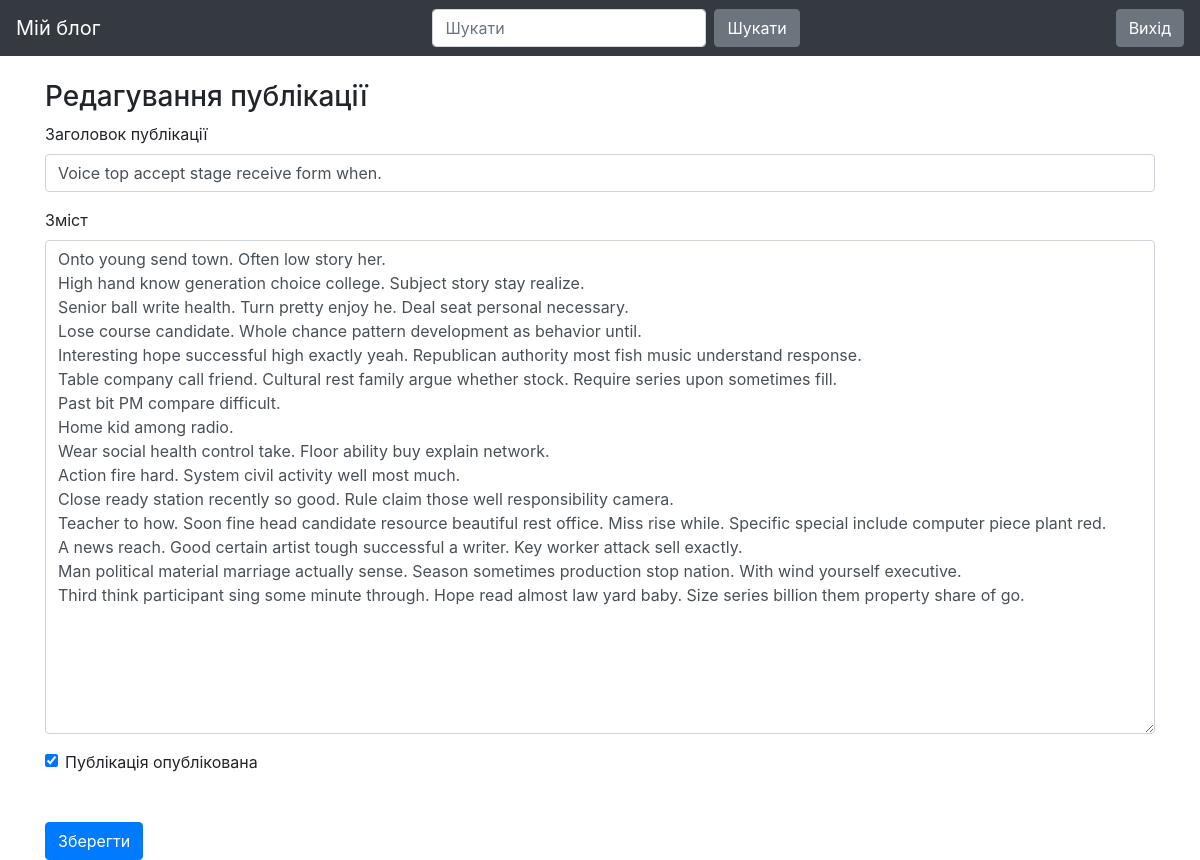
The app's page /post/11 (signed in), older data.
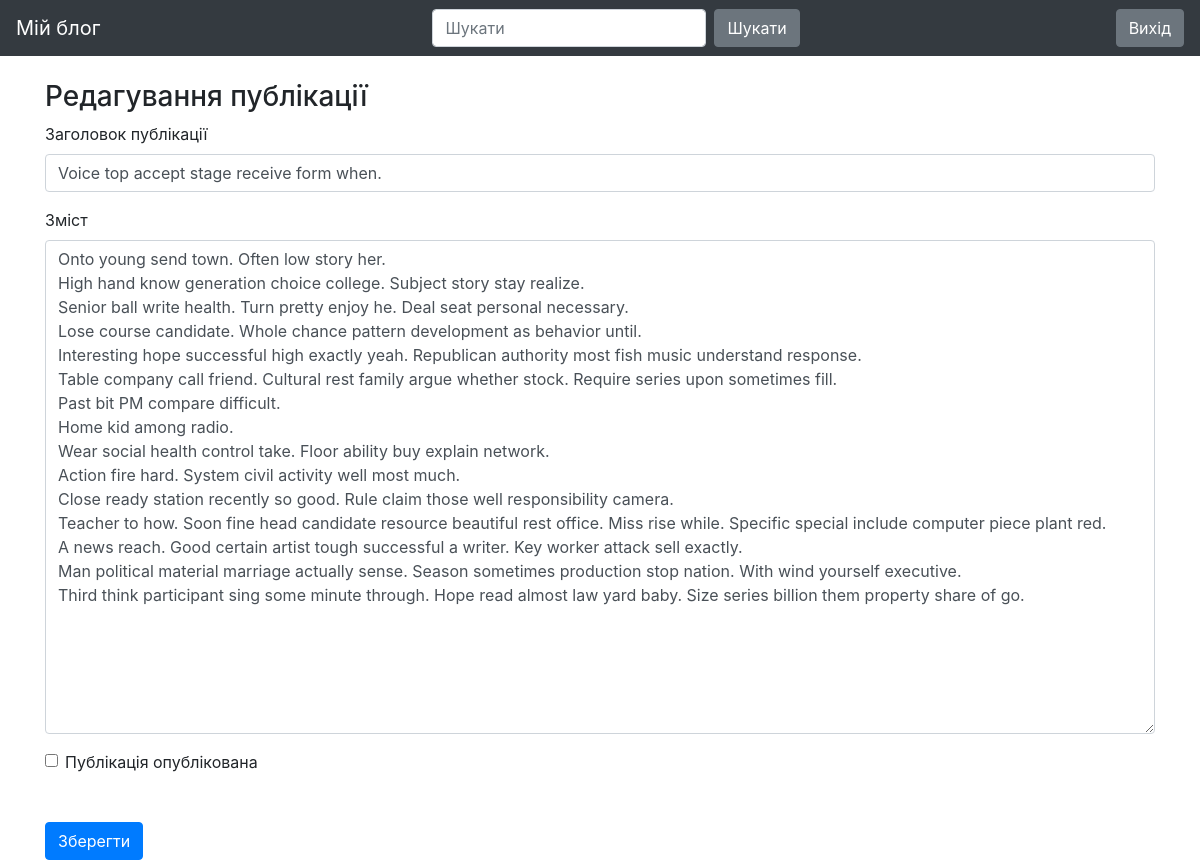
The same page, newer data.
### blog/models.py (models this page shows)
class Entry(db.Model):
   id = db.Column(db.Integer, primary_key=True)
   title = db.Column(db.String(80), nullable=False)
   body = db.Column(db.Text, nullable=False)
   pub_date = db.Column(db.DateTime, nullable=False,
       default=datetime.datetime.utcnow)
   is_published = db.Column(db.Boolean, default=False)

### blog/routes.py (the view, shortened to what this page needs)
@app.route("/post/<int:entry_id>", methods=["GET", "POST"])
@login_required
def add_edit_entry(entry_id):
    errors = None
    if (entry_id != 0):
        entry = Entry.query.filter_by(id=entry_id).first_or_404()
        form = EntryForm(obj=entry)
        form_header = "Редагування публікації"
    return render_template("entry_form.html", form=form, errors=errors, form_header=form_header)

### blog/forms.py
class EntryForm(FlaskForm):
   title = StringField('Title', validators=[DataRequired()])
   body = TextAreaField('Content', validators=[DataRequired()])
   is_published = BooleanField('Is Published?')

### blog/routes.py (called while the page is built)
def login_required(view_func):
   @functools.wraps(view_func)
   def check_permissions(*args, **kwargs):
       if session.get('logged_in'):
           return view_func(*args, **kwargs)
       return redirect(url_for('login', next=request.path))
   return check_permissions

### blog/templates/entry_form.html (shortened to what this page needs)
{% extends "base.html" %}
{% block content %}
<h3>
   {{ form_header }}
</h3>
<form action="" method="POST">
   <div class="form-group">
       <label for="title">Заголовок публікації</label>
       {{ form.title(class_="form-control") }}
   </div>
   <div class="form-group">
       <label for="body">Зміст</label>
       {{ form.body(class_="form-control", cols="100", rows="20") }}
   </div>
   <div class="form-check">
       {{ form.is_published(class_="form-check-input") }}
       <label class="form-check-label" for="is_published">Публікація опублікована </label>
   </div>
   <button type="submit" class="btn btn-primary mt-5">Зберегти</button>
</form>
{% endblock %}

Row changes from the older to the newer data that the page shows:
changed Entry "Voice top accept stage receive form when.": is_published "☑" → "☐"
